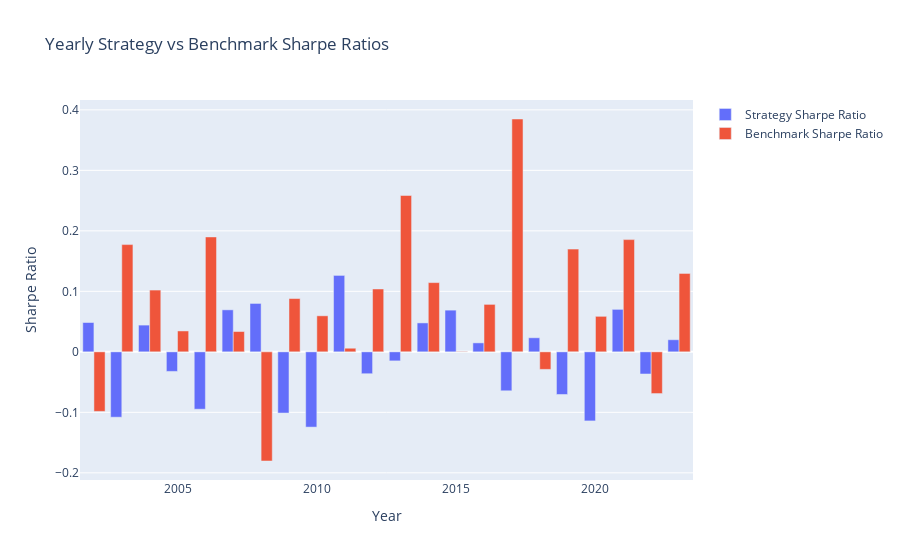

The notebook cell this image was saved under:
### Code cell
results_df = calculate_yearly_stats(sort_long_dict, gains)
results_df.T.round(3)

### Figure 1 — Plotly figure (JSON) as saved in the notebook; plotly's stock layout.template omitted (floating-point values rounded to 4 significant figures)
{"data": [{"name": "Strategy Sharpe Ratio", "type": "bar", "x": [2002, 2003, 2004, 2005, 2006, 2007, 2008, 2009, 2010, 2011, 2012, 2013, 2014, 2015, 2016, 2017, 2018, 2019, 2020, 2021, 2022, 2023], "y": [0.04847, -0.1081, 0.0442, -0.03237, -0.09485, 0.06942, 0.08001, -0.1012, -0.1244, 0.1263, -0.03619, -0.01495, 0.04781, 0.06893, 0.0148, -0.06439, 0.02325, -0.0705, -0.1142, 0.07024, -0.0366, 0.02]}, {"name": "Benchmark Sharpe Ratio", "type": "bar", "x": [2002, 2003, 2004, 2005, 2006, 2007, 2008, 2009, 2010, 2011, 2012, 2013, 2014, 2015, 2016, 2017, 2018, 2019, 2020, 2021, 2022, 2023], "y": [-0.09847, 0.1773, 0.1021, 0.03453, 0.1899, 0.03359, -0.1805, 0.08809, 0.05956, 0.005979, 0.1039, 0.2585, 0.1144, 0.0006908, 0.07845, 0.3849, -0.029, 0.1698, 0.05869, 0.1855, -0.06895, 0.1296]}], "layout": {"barmode": "group", "title": {"text": "Yearly Strategy vs Benchmark Sharpe Ratios"}, "xaxis": {"title": {"text": "Year"}}, "yaxis": {"title": {"text": "Sharpe Ratio"}}}}
